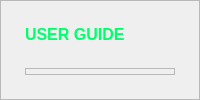
      <widget class="QWidget" name="pageUserGuide">
       <property name="sizePolicy">
        <sizepolicy hsizetype="MinimumExpanding" vsizetype="MinimumExpanding">
         <horstretch>0</horstretch>
         <verstretch>0</verstretch>
        </sizepolicy>
       </property>
       <layout class="QGridLayout" name="gridLayout_8">
        <property name="leftMargin">
         <number>0</number>
        </property>
        <property name="topMargin">
         <number>0</number>
        </property>
        <property name="rightMargin">
         <number>0</number>
        </property>
        <property name="bottomMargin">
         <number>0</number>
        </property>
        <property name="spacing">
         <number>0</number>
        </property>
        <item row="0" column="0">
         <widget class="QFrame" name="frameUserGuideContent">
          <property name="accessibleDescription">
           <string>backgroundFrame</string>
          </property>
          <property name="styleSheet">
           <string notr="true"/>
          </property>
          <property name="frameShape">
           <enum>QFrame::StyledPanel</enum>
          </property>
          <property name="frameShadow">
           <enum>QFrame::Raised</enum>
          </property>
          <layout class="QGridLayout" name="gridLayout_47">
           <property name="leftMargin">
            <number>24</number>
           </property>
           <property name="topMargin">
            <number>24</number>
           </property>
           <property name="rightMargin">
            <number>24</number>
           </property>
           <property name="bottomMargin">
            <number>24</number>
           </property>
           <property name="verticalSpacing">
            <number>24</number>
           </property>
           <item row="0" column="0">
            <widget class="QLabel" name="labelUserGuide">
             <property name="sizePolicy">
              <sizepolicy hsizetype="Fixed" vsizetype="Fixed">
               <horstretch>0</horstretch>
               <verstretch>0</verstretch>
              </sizepolicy>
             </property>
             <property name="font">
              <font>
               <family>Segoe UI</family>
               <pointsize>12</pointsize>
               <weight>75</weight>
               <bold>true</bold>
              </font>
             </property>
             <property name="cursor">
              <cursorShape>ArrowCursor</cursorShape>
             </property>
             <property name="accessibleDescription">
              <string>titleLabel</string>
             </property>
             <property name="styleSheet">
              <string notr="true">
	color: rgb(0, 255, 108);</string>
             </property>
             <property name="text">
              <string>USER GUIDE</string>
             </property>
             <property name="scaledContents">
              <bool>true</bool>
             </property>
             <property name="openExternalLinks">
              <bool>false</bool>
             </property>
             <property name="textInteractionFlags">
              <set>Qt::LinksAccessibleByMouse</set>
             </property>
            </widget>
           </item>
           <item row="1" column="0">
            <widget class="QFrame" name="frameUserGuideContent_2">
             <property name="sizePolicy">
              <sizepolicy hsizetype="Expanding" vsizetype="Expanding">
               <horstretch>0</horstretch>
               <verstretch>0</verstretch>
              </sizepolicy>
             </property>
             <property name="frameShape">
              <enum>QFrame::StyledPanel</enum>
             </property>
             <property name="frameShadow">
              <enum>QFrame::Raised</enum>
             </property>
            </widget>
           </item>
          </layout>
         </widget>
        </item>
       </layout>
      </widget>
